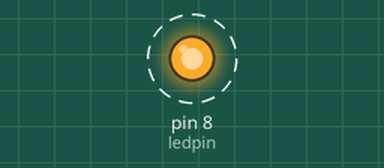
Simulated run of this sketch. Board: Arduino Mega 2560, built with avr-gcc and run on an emulated ATmega2560. On the bench: output pins drawn as LEDs (lit = HIGH). Dashed ring = blinking.

Above: at 0.5 s.
Timing chart, 0 to 3.0 s (numbered marks = the images above):
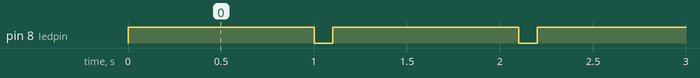

The sketch:

TwoSerialPorts.ino
```cpp
int ledpin = 8;
int buttonpin = 30;
bool buttonState = false;


//Serial used to connect to Processing
//Serial1 used to connect to Serial Monitor
//Processing will turn on LED
//Serial Monitor will record when a button is pressed

void setup() {
  // put your setup code here, to run once:
pinMode(ledpin,OUTPUT);
pinMode(buttonpin,INPUT);

//Serial.begin(9600);
//Serial1.begin(9600);


}

void loop() {

digitalWrite(ledpin,HIGH);
delay(1000);
digitalWrite(ledpin,LOW);
delay(100);

//buttonState = digitalRead(buttonpin);

//if (buttonState) {
 //Serial.println("Button has been pressed");
// buttonState = false;
// }
/*
if (Serial.available()){
  char val = Serial.read();

  if(val == '1'){
    digitalWrite(ledpin, HIGH);
  }
  if(val == '2'){
    digitalWrite(ledpin, LOW);
  }

}
*/

}
```

Measured:
- by itself, pin 8 (ledpin): alternates HIGH for 1.0 s and LOW for 0.10 s
